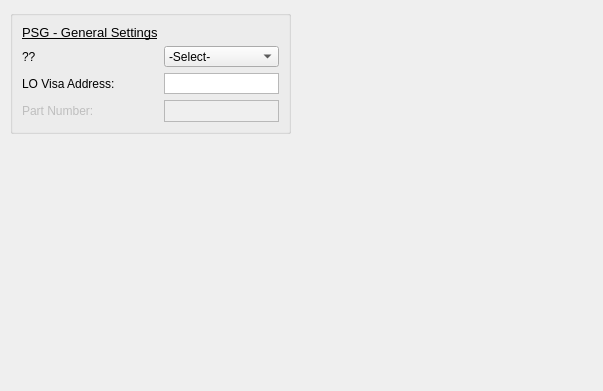
                  <widget class="QWidget" name="psgEquipScrollWidgetContents">
                   <property name="geometry">
                    <rect>
                     <x>0</x>
                     <y>0</y>
                     <width>603</width>
                     <height>391</height>
                    </rect>
                   </property>
                   <property name="minimumSize">
                    <size>
                     <width>590</width>
                     <height>382</height>
                    </size>
                   </property>
                   <widget class="QGroupBox" name="psgEquip">
                    <property name="geometry">
                     <rect>
                      <x>10</x>
                      <y>10</y>
                      <width>281</width>
                      <height>124</height>
                     </rect>
                    </property>
                    <property name="layoutDirection">
                     <enum>Qt::LeftToRight</enum>
                    </property>
                    <property name="title">
                     <string/>
                    </property>
                    <layout class="QGridLayout" name="gridLayout_6">
                     <item row="0" column="0">
                      <widget class="QLabel" name="label_171">
                       <property name="font">
                        <font>
                         <pointsize>10</pointsize>
                         <weight>50</weight>
                         <bold>false</bold>
                         <underline>true</underline>
                        </font>
                       </property>
                       <property name="text">
                        <string>PSG - General Settings</string>
                       </property>
                      </widget>
                     </item>
                     <item row="1" column="0">
                      <widget class="QLabel" name="label_161">
                       <property name="font">
                        <font>
                         <family>Arial</family>
                         <pointsize>9</pointsize>
                        </font>
                       </property>
                       <property name="text">
                        <string>??</string>
                       </property>
                      </widget>
                     </item>
                     <item row="1" column="1">
                      <widget class="QComboBox" name="comboBox_57">
                       <property name="layoutDirection">
                        <enum>Qt::LeftToRight</enum>
                       </property>
                       <item>
                        <property name="text">
                         <string>-Select-</string>
                        </property>
                       </item>
                      </widget>
                     </item>
                     <item row="2" column="0">
                      <widget class="QLabel" name="label_172">
                       <property name="font">
                        <font>
                         <family>Arial</family>
                         <pointsize>9</pointsize>
                        </font>
                       </property>
                       <property name="text">
                        <string>LO Visa Address:</string>
                       </property>
                      </widget>
                     </item>
                     <item row="2" column="1">
                      <widget class="QPlainTextEdit" name="plainTextEdit_60">
                       <property name="sizePolicy">
                        <sizepolicy hsizetype="Expanding" vsizetype="Fixed">
                         <horstretch>0</horstretch>
                         <verstretch>0</verstretch>
                        </sizepolicy>
                       </property>
                       <property name="maximumSize">
                        <size>
                         <width>16777215</width>
                         <height>25</height>
                        </size>
                       </property>
                       <property name="acceptDrops">
                        <bool>true</bool>
                       </property>
                       <property name="verticalScrollBarPolicy">
                        <enum>Qt::ScrollBarAlwaysOff</enum>
                       </property>
                      </widget>
                     </item>
                     <item row="3" column="0">
                      <widget class="QLabel" name="label_169">
                       <property name="enabled">
                        <bool>false</bool>
                       </property>
                       <property name="font">
                        <font>
                         <family>Arial</family>
                         <pointsize>9</pointsize>
                        </font>
                       </property>
                       <property name="text">
                        <string>Part Number:</string>
                       </property>
                      </widget>
                     </item>
                     <item row="3" column="1">
                      <widget class="QPlainTextEdit" name="plainTextEdit_59">
                       <property name="enabled">
                        <bool>false</bool>
                       </property>
                       <property name="sizePolicy">
                        <sizepolicy hsizetype="Expanding" vsizetype="Fixed">
                         <horstretch>0</horstretch>
                         <verstretch>0</verstretch>
                        </sizepolicy>
                       </property>
                       <property name="maximumSize">
                        <size>
                         <width>16777215</width>
                         <height>25</height>
                        </size>
                       </property>
                       <property name="acceptDrops">
                        <bool>true</bool>
                       </property>
                       <property name="verticalScrollBarPolicy">
                        <enum>Qt::ScrollBarAlwaysOff</enum>
                       </property>
                      </widget>
                     </item>
                    </layout>
                   </widget>
                  </widget>
